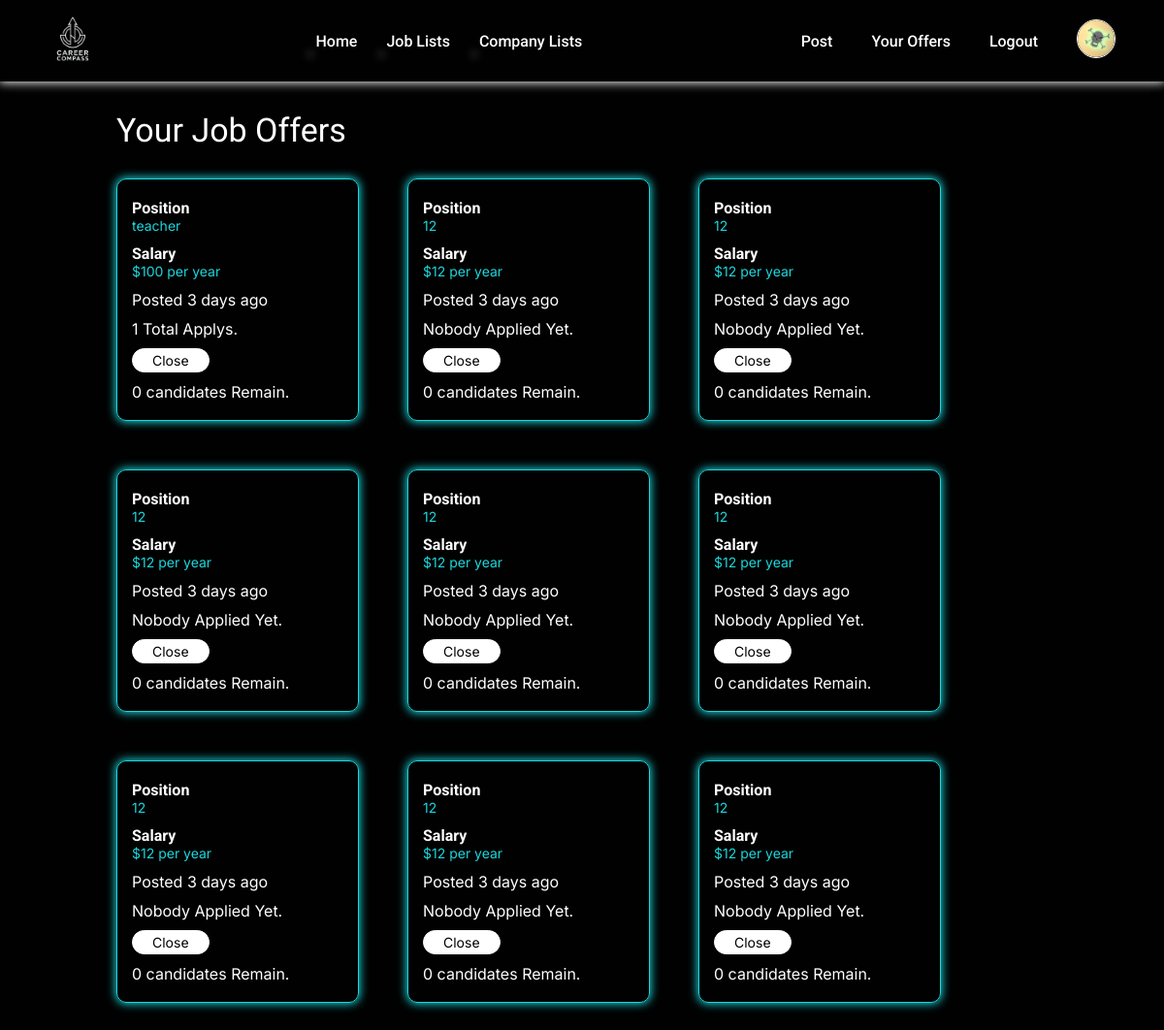
The app's page /offer/ (signed in), older data.
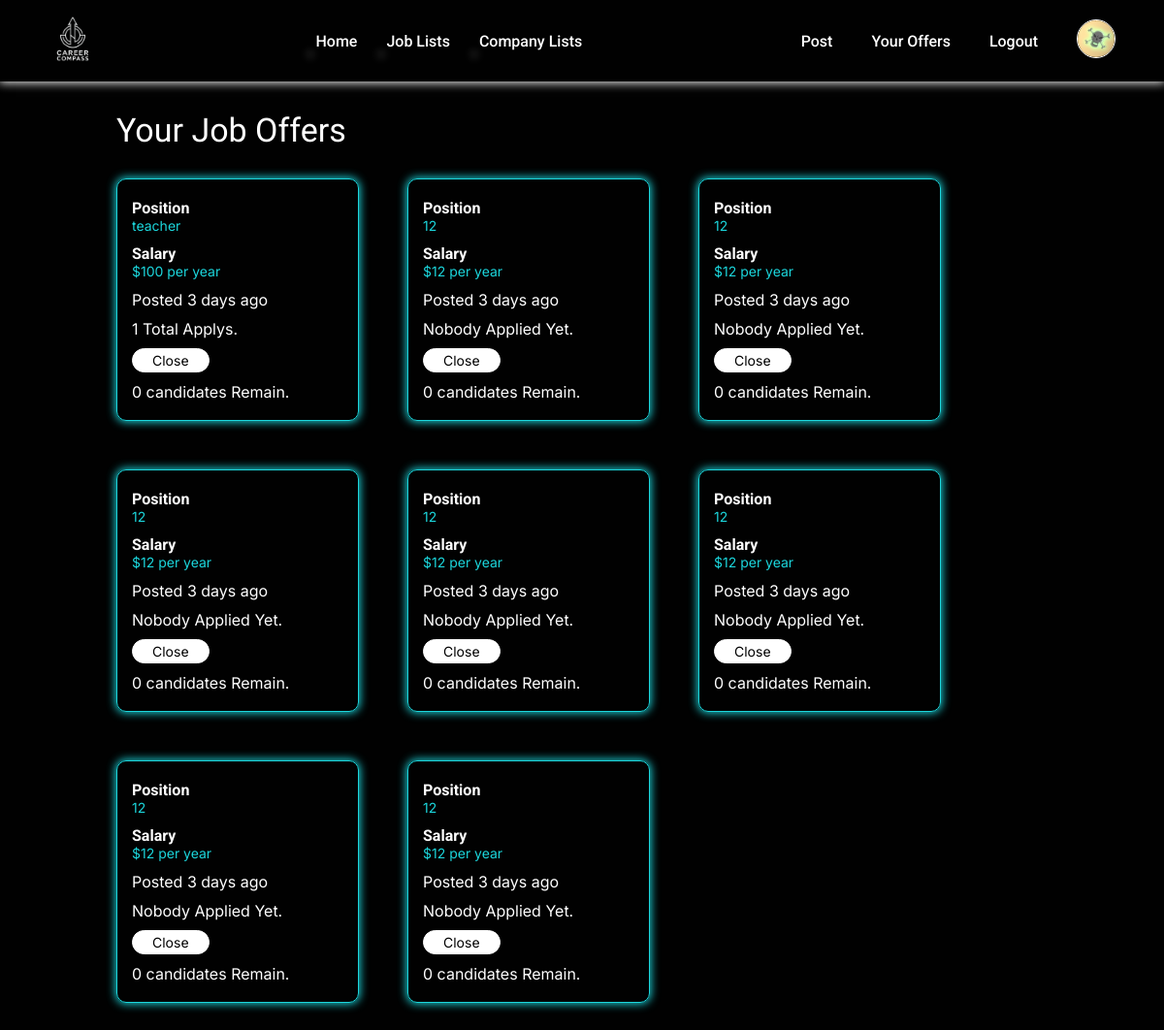
The same page, newer data.
### registration/models.py (models this page shows)
class User(AbstractUser):
    email = models.EmailField(unique=True)

class Company(models.Model):
    user = models.OneToOneField(User, on_delete=models.CASCADE, related_name="company")
    image = models.ImageField(upload_to='images/')
    location = models.TextField()
    description = models.TextField()

### jobs/models.py (models this page shows)
class Job(models.Model):
    owner = models.ForeignKey(Company, on_delete=models.CASCADE, related_name="jobs")
    position = models.CharField(max_length=64)
    salary = models.IntegerField()
    location = models.TextField()
    workingTime = models.IntegerField()
    field = models.CharField(max_length=64)
    description = models.TextField()
    requirement = models.TextField()
    benefit = models.TextField()
    type = models.CharField(max_length=5, default="open")
    year = models.IntegerField()
    month = models.IntegerField()
    day = models.IntegerField()
    hour = models.IntegerField()
    minute = models.IntegerField()
    second = models.IntegerField()

### jobs/views.py (the view)
# urls.py: path("offer/", views.offer, name="offer"),
def offer(request):
    if request.method == "GET":
        if request.user.is_authenticated:
            if hasattr(request.user, "company"):
                openJobs = request.user.company.jobs.filter(type="open").order_by("-year", "-month", "-day", "-hour", "-minute", "-second")
                closeJobs = request.user.company.jobs.filter(type="close").order_by("-year", "-month", "-day", "-hour", "-minute", "-second")
                today = datetime.now()
                for job in openJobs:
                    postDate = datetime(year=job.year, month=job.month, day=job.day, hour=job.hour, minute=job.minute, second=job.second)
                    differenceTime = (today - postDate).total_seconds()
                    job.text = getPostTime(differenceTime)
                    job.applyCount = job.candidates.count()
                    job.remainingCount = job.candidates.filter(reject=False).count()
                for job in closeJobs:
                    postDate = datetime(year=job.year, month=job.month, day=job.day, hour=job.hour, minute=job.minute, second=job.second)
                    differenceTime = (today - postDate).total_seconds()
                    job.text = getPostTime(differenceTime)
                    job.applyCount = job.candidates.count()
                    job.remainingCount = job.candidates.filter(reject=False).count()
                return render(request, "offer.html", {
                    "openJobs" : openJobs,
                    "closeJobs" : closeJobs,
                    "type" : "company"
                })
            return HttpResponseRedirect(reverse("index"))
        return HttpResponseRedirect(reverse("index"))

### jobs/helpers.py (called while the page is built)
def getPostTime(seconds):
    if seconds > 86400:
        seconds = round(seconds // 86400)
        text = f"{seconds} days"
    elif seconds > 3600:
        print(True)
        seconds = round(seconds // 3600)
        text = f"{seconds} hours"
    elif seconds > 60:
        seconds = round(seconds // 60)
        text = f"{seconds} minutes"
    else:
        seconds = round(seconds)
        text = f"{seconds} seconds"
    return text

### templates/offer.html (shortened to what this page needs)
{% extends "layout.html" %}
{% load static %}
{% block css %}
    <link rel="stylesheet" href="{% static 'css/offer.css' %}">
{% endblock %}
{% block main %}
    {% if openJobs or closeJobs %}
        {% if openJobs %}
            <h1 class="offer-heading">Your Job Offers</h1>
            <div class="joboffer-list open-jobs">
                {% for job in openJobs %}
                    <div class="job">
                        <div class="info">
                            <h4>Position</h4>
                            <span>{{job.position}}</span>
                        </div>
                        <div class="info">
                            <h4>Salary</h4>
                            <span>${{job.salary}} per year</span>
                        </div>
                        <p>Posted {{job.text}} ago</p>
                        <div class="button-list">
                            {% if job.applyCount == 0 %}
                                <p>Nobody Applied Yet.</p>
                            {% else %}
                                <p>{{job.applyCount}} Total Applys.</p>
                            {% endif %}
                            <button class="closeBtn btn">Close</button>
                            {% if job.remainingCount == 0 %}
                                <p>0 candidates Remain.</p>
                            {% else %}
                                <a href="{% url 'getCandidates' job.id %}" class="btn detailBtn">{{job.remainingCount}} Remaining.</a>
                            {% endif %}
                        </div>
                    </div>
                {% endfor %}
            </div>
        {% endif %}
    {% else %}
        <p>You don't have any job offer.</p>
        <a href="{% url 'post' %}">Post Some Here.</a>
    {% endif %}
{% endblock %}

### templates/layout.html (shortened to what this page needs)
{% load static %}
<!DOCTYPE html>
<html lang="en">
<head>
    <link rel="stylesheet" href="{% static 'css/layout.css' %}">
    {% block css %}
    {% endblock %}
</head>
<body>
    <header class="header">
        <nav class="navigation-bar">
            <ul>
                <li>
                    <a href="{% url 'index' %}">
                        <img class="logo" src="{% static 'images/logo.png' %}" alt="CareerCompass">
                    </a>
                </li>
            </ul>
            <ul>
                <li><a href="{% url 'index' %}">Home</a></li>
                <li><a href="{% url 'jobs' %}">Job Lists</a></li>
                <li><a href="{% url 'companyList' %}">Company Lists</a></li>
            </ul>
            <ul>
                {% if type == "employee" %}
                    <li><a href="{% url 'logout' %}">Logout</a></li>
                    <li><a href="{% url 'employeeProfile' user.employee.id %}">
                        <img src="{{user.employee.image.url}}" alt="{{user.username}}" class="profile">
                    </a></li>
                {% elif type == "company" %}
                    <li><a href="{% url 'post' %}">Post</a></li>
                    <li><a href="{% url 'offer' %}">Your Offers</a></li>
                    <li><a href="{% url 'logout' %}">Logout</a></li>
                    <li><a href="{% url 'companyProfile' user.company.id %}">
                        <img src="{{user.company.image.url}}" alt="{{user.username}}" class="profile">
                    </a></li>
                {% else %}
                    <li><a href="{% url 'register_view' %}" class="register">Register</a></li>
                    <li><a href="{% url 'login' %}" class="signin">Sign In</a></li>
                {% endif %}
            </ul>
        </nav>
    </header>
    {% block main %}
    {% endblock %}
</body>
</html>

### static/css/layout.css (style rules this page uses)
* { margin: 0; padding: 0; box-sizing: border-box; }
:root { --backColor : #010101; --textColor : #FFFFFF; --styleColor : #1CD6DC; --headingFont : "Roboto", sans-serif; --textFont : "Inter", sans-serif; --largestSize : 40px; --largeSize : 34px; --mediumSize : 20px; --textSize : 16px; --smallSize : 14px; }
body { background-color: var(--backColor); overflow-x: hidden; }
.profile { width: 40px; height: 40px; border-radius: 50%; object-fit: cover; object-position: center; border: 1px solid var(--textColor); }
.header { background-color: var(--backColor); font-family: var(--headingFont); font-weight: 500; font-size: var(--textSize); box-shadow: 0px 0px 10px 1px var(--textColor); position: sticky; top: 0; z-index: 3; }
.navigation-bar, .navigation-bar ul { display: flex; justify-content: space-between; align-items: center; }
.navigation-bar ul { list-style-type: none; }
.navigation-bar ul li { padding: 0px 5px; }
.header .navigation-bar ul li a { text-decoration: none; color: var(--textColor); }
.logo { width: 80px; margin-left: 30px; }
.navigation-bar ul:nth-child(2) li { margin: 0px 10px; position: relative; }
.navigation-bar ul:nth-child(2) li::after { content: ''; position: absolute; width: 0px; height: 2px; background-color: var(--textColor); left: 0; bottom: -5px; transition: all 0.3s linear; box-shadow: 0px 0px 10px 1px var(--textColor); }
.navigation-bar ul:nth-child(3) { margin-right: 30px; }
.navigation-bar ul:nth-child(3) li { margin: 0px 5px; }
.navigation-bar ul:nth-child(3) li a { padding: 5px 10px; display: block; transition: all 0.3s linear; }

### static/css/offer.css (style rules this page uses)
* { margin: 0; padding: 0; box-sizing: border-box; }
:root { --backColor : #010101; --textColor : #FFFFFF; --styleColor : #1CD6DC; --headingFont : "Roboto", sans-serif; --textFont : "Inter", sans-serif; --largestSize : 40px; --largeSize : 34px; --mediumSize : 20px; --textSize : 16px; --smallSize : 14px; }
body { min-height: 100vh; background-color: var(--backColor); position: relative; }
h1 { width: 80%; text-align: left; font-family: var(--headingFont); font-size: var(--largeSize); font-weight: 400; margin: 30px auto; color: var(--textColor); }
.joboffer-list { display: flex; gap: 50px; align-items: center; width: 80%; margin: 30px auto; flex-wrap: wrap; }
.job { width: 250px; height: 250px; color: var(--textColor); border: 1px solid var(--styleColor); padding: 10px 15px; border-radius: 10px; box-shadow: 0px 0px 10px 1px var(--styleColor); flex-grow: 0; flex-shrink: 0; opacity: 0; transition: all 1.2s linear; }
h1 { opacity: 0; transition: all 1.2s linear; }
.show { opacity: 1; }
.job .info { margin: 10px 0px; }
.job .info h4 { font-family: var(--headingFont); font-size: (var(--textSize)); color: var(--textColor); }
.job .info span { font-family: var(--textFont); color: var(--styleColor); font-size: var(--smallSize); }
p { font-family: var(--textFont); font-size: var(--textSize); margin: 5px 0px; }
.button-list { display: flex; flex-flow: column; align-items: flex-start; gap: 0px; }
.btn { padding: 3px 5px; font-family: var(--textFont); border-radius: 20px; text-decoration: none; font-size: var(--smallSize); margin: 5px 0px; transition: all 0.5s linear; }
.closeBtn { background-color: var(--textColor); color: var(--backColor); border: 1px solid var(--textColor); padding: 3px 20px; cursor: pointer; }

Row changes from the older to the newer data that the page shows:
no longer on this page (row edited): Job: position "12", salary "12", text "3 days", shows "Nobody Applied Yet.", shows "0 candidates Remain."
